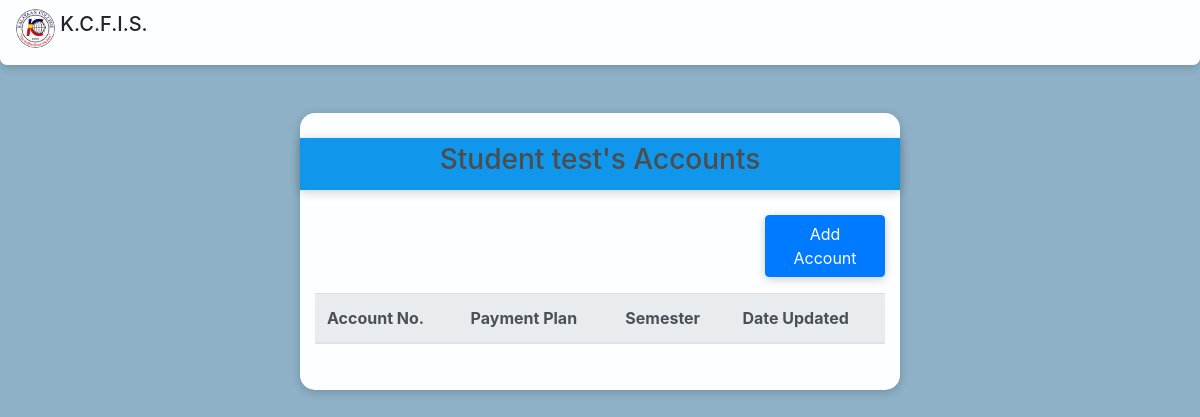
/student_acct_list.php?studid=9, run on an earlier commit of the app's database.
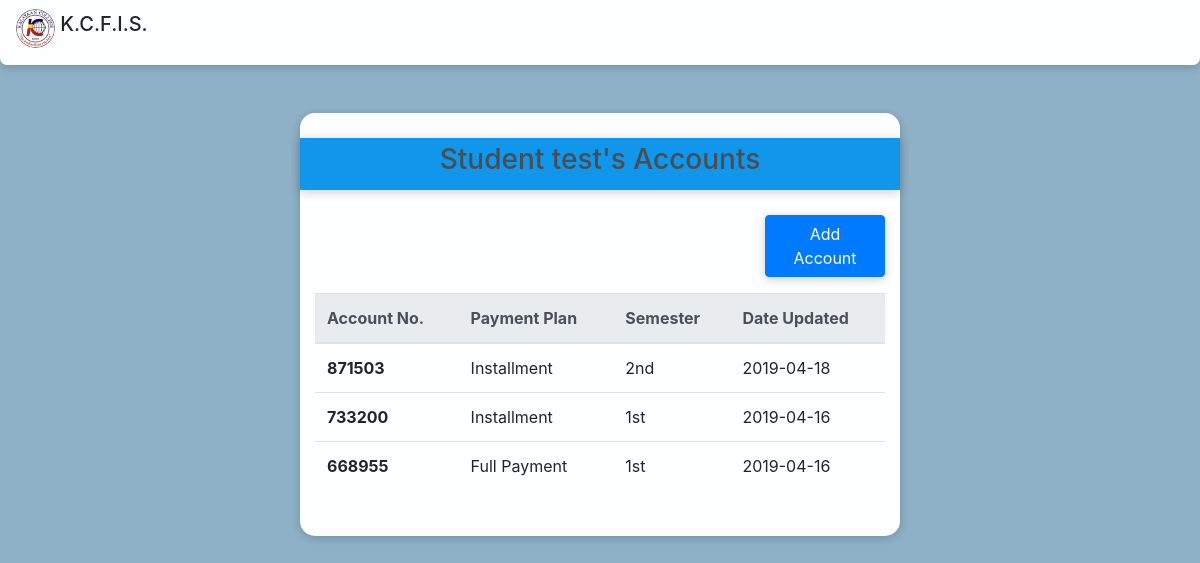
And on a later commit of the database.
### tables this page shows
CREATE TABLE `studentinfotab` (
  `studID` int(11) NOT NULL AUTO_INCREMENT,
  `studentno` text NOT NULL,
  `lname` text NOT NULL,
  `fname` text NOT NULL,
  `mname` text NOT NULL,
  `contactno` text NOT NULL,
  `address` longtext NOT NULL,
  PRIMARY KEY (`studID`)
);

CREATE TABLE `acctinfotab` (
  `acctinfoID` int(11) NOT NULL AUTO_INCREMENT,
  `studID` int(11) NOT NULL,
  `acctno` int(11) NOT NULL,
  `paymentPlan` enum('Installment','Full Payment') NOT NULL,
  `dateUpdated` date NOT NULL,
  `semester` enum('1st','2nd','','') NOT NULL,
  `schoolYear` tinytext NOT NULL,
  PRIMARY KEY (`acctinfoID`),
  KEY `studID` (`studID`),
  CONSTRAINT `acctinfotab_ibfk_1` FOREIGN KEY (`studID`) REFERENCES `studentinfotab` (`studID`)
);

### student_acct_list.php (the view, shortened to what this page needs)
<?php
  require_once "template.php";
  require_once "functions.php";
  headertag("Student Accounts");
  $sql = "SELECT *
          FROM studentinfotab
          WHERE studID = ?";
  $stmt = $conn->prepare($sql);
  $stmt->bind_param("i", $_GET['studid']);
  $stmt->execute();
  $result = $stmt->get_result();
  while($row = $result->fetch_assoc()){
    $studID = $row['studID'];
    $lname = $row['lname'];
    $fname = $row['fname'];
  }
?>
    <div class="container form-box-md">
      <div class="row form-group form-title">
        <div class="col-sm-12 text-center h3">
          <?php echo $fname." ".$lname?>'s Accounts
        </div>
      </div>
      <div class="row form-group">
        <div class="col-sm-3 offset-sm-9">
          <a href="add_student_acct.php?studid=<?php echo $studID ?>" class="btn btn-block btn-primary">Add Account</a>
        </div>
      </div>
      <table class="table table-hover">
        <thead class="thead-light">
          <tr>
            <th scope="col">Account No.</th>
            <th scope="col">Payment Plan</th>
            <th scope="col">Semester</th>
            <th scope="col">Date Updated</th>
          </tr>
        </thead>
        <tbody>
          <?php
            accountlist($studID);
          ?>
        </tbody>
      </table>
    </div>
<?php
  footertag();
?>

### template.php (shortened to what this page needs)
<?php
function headertag($title){
  ?>
<!DOCTYPE html>
<html lang="en" dir="ltr">
  <head>
    <link rel="stylesheet" type="text/css" href="css/bootstrap.min.css">
  </head>
  <body style="background-color: #8EB1C7">
    <nav class="navbar navbar-expand-lg navbar-light mb-sm-5 sticky-top" id="header">
      <a class="navbar-brand h5">
        <img src="photos/KC_logo_2.jpg" width="39" height="39" class="rounded-circle d-inline-block align-top">
        K.C.F.I.S.
      </a>
    </nav>
  <?php
}
function footertag(){
  ?>
</body>
</html>
  <?php
}
 ?>

### functions.php (shortened to what this page needs)
      <?php
function accountlist($studID) {
  require 'includes/db.inc.php';
  $sql = "SELECT *
          FROM acctinfotab
          WHERE studID = ?
          ORDER BY dateUpdated DESC";
  $stmt = $conn->prepare($sql);
  $stmt->bind_param("i", $studID);
  $stmt->execute();
  $result = $stmt->get_result();
  while($row = $result->fetch_assoc()){
    $acctinfoID = $row['acctinfoID'];
    $acctno = $row['acctno'];
    $paymentPlan = $row['paymentPlan'];
    $dateUpdated = $row['dateUpdated'];
    $semester = $row['semester'];
    ?>
    <tr <?php
      if($paymentPlan=="Installment"){
        ?> onclick="document.location='view_installment_list.php?acctid=<?php echo $acctinfoID ?>'" <?php
      }
      else if ($paymentPlan=="Full Payment"){
        ?> onclick="document.location='view_payment_info.php?acctid=<?php echo $acctinfoID ?>'" <?php
      }
      ?>>
      <th scope="row"><?php echo $acctno ?></th>
      <td><?php echo $paymentPlan ?></td>
      <td><?php echo $semester ?></td>
      <td><?php echo $dateUpdated ?></td>
    </tr>
    <?php
  }
}
      ?>

### template.php (style rules this page uses)
.btn { box-shadow: 0 2px 10px rgba(0, 0, 0, 0.2); }
#header { background-color: #FCFEFF; border-bottom-left-radius: 7px; border-bottom-right-radius: 7px; height: 65px; box-shadow: 0 2px 10px rgba(0, 0, 0, 0.2); --font-family-sans-serif: -apple-system,BlinkMacSystemFont,"Segoe UI",Roboto,"Helvetica Neue",Arial,"Noto Sans",sans-serif,"Apple Color Emoji","Segoe UI Emoji","Segoe UI Symbol","Noto Color Emoji"; --font-family-monospace: SFMono-Regular,Menlo,Monaco,Consolas,"Liberation Mono","Courier New",monospace; }
.form-box-md { border-radius: 15px; height: auto; width: 600px; background-color: #FCFEFF; padding-top: 25px; padding-bottom: 30px; margin-bottom: 60px; box-shadow: 0 2px 10px rgba(0, 0, 0, 0.2); --font-family-sans-serif: -apple-system,BlinkMacSystemFont,"Segoe UI",Roboto,"Helvetica Neue",Arial,"Noto Sans",sans-serif,"Apple Color Emoji","Segoe UI Emoji","Segoe UI Symbol","Noto Color Emoji"; --font-family-monospace: SFMono-Regular,Menlo,Monaco,Consolas,"Liberation Mono","Courier New",monospace; }
.form-title { box-shadow: 0 2px 10px rgba(0, 0, 0, 0.2); background-color: #1096EA; padding-top: 5px; padding-bottom: 5px; margin-bottom: 25px; color: #4d4d4d; }

What changed in the data, as far as the page shows it:
added acctinfotab: acctno "871503", paymentPlan "Installment", semester "2nd", dateUpdated "2019-04-18"
added acctinfotab: acctno "733200", paymentPlan "Installment", semester "1st", dateUpdated "2019-04-16"
added acctinfotab: acctno "668955", paymentPlan "Full Payment", semester "1st", dateUpdated "2019-04-16"
